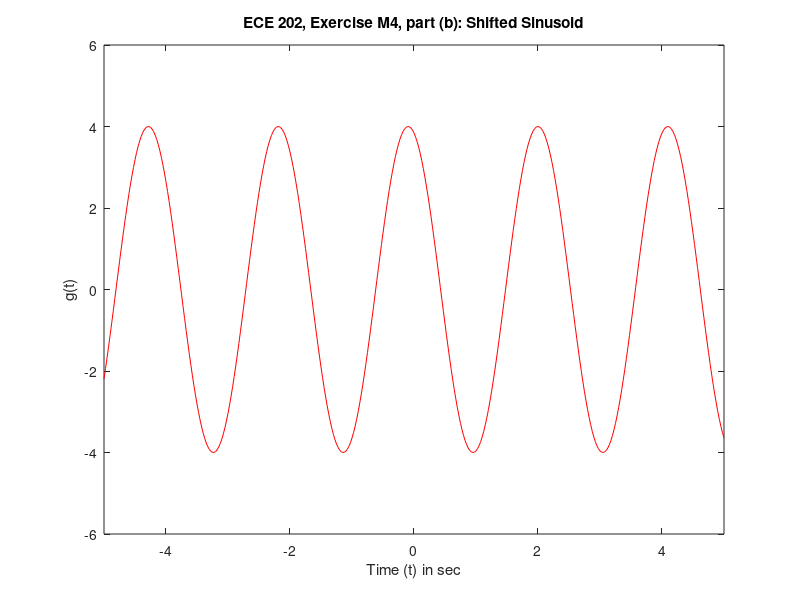

Write the MATLAB code that produced this figure.
% Sounak Ghosh
% 9/28/19
% ECE 202 - Fall 2019 - MATLAB Exercise M4
% (b) Shifted sinusoid

clear % clears all variables in the workplace; avoids common errors
clc % clears all previous outputs in the command window(s)


t = linspace(-5,5,401);    % -5 to 5s, needed for plot
v = 4*cos(3*(t - 2));      % function for Shifted sinusoid
plot(t,v,'r');               % plot of time vs. g(t), with a red line
axis([-inf inf -6 6]);       % shifts the vertical axis to be -6 to 6.
title('ECE 202, Exercise M4, part (b): Shifted Sinusoid'); % Plot title
xlabel('Time (t) in sec');      % x axis label
ylabel('g(t)')                  % y axis label
